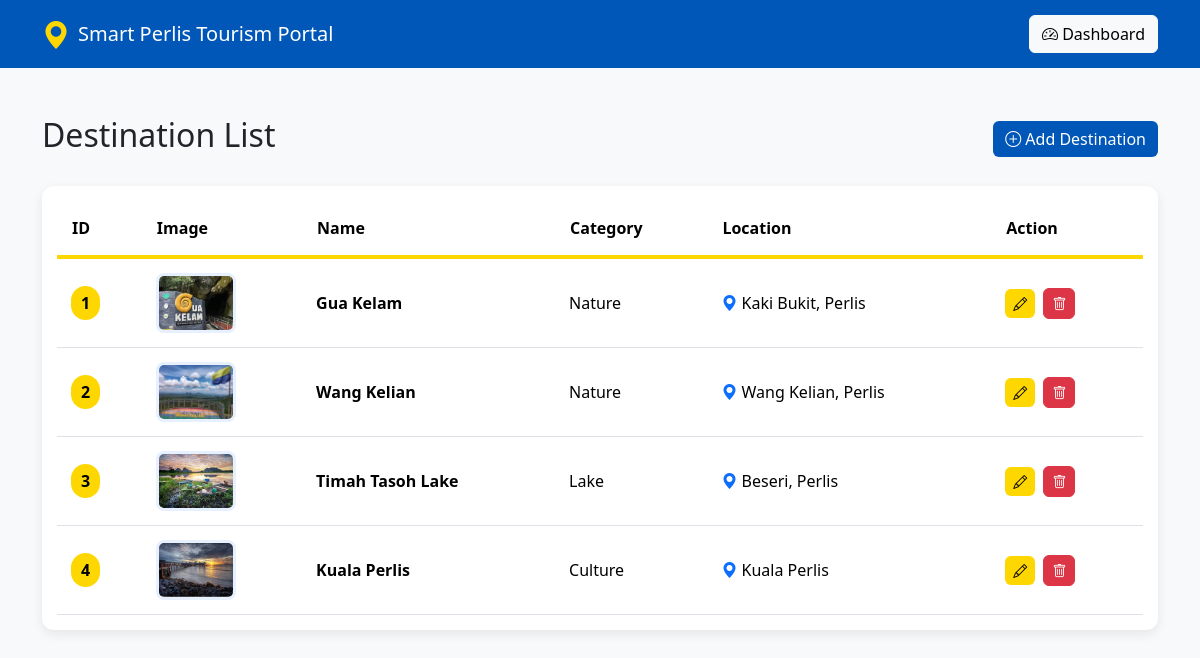
Screenshot of /admin/manage_destination.php (signed in) with the database file from the repository.
### tables this page shows
CREATE TABLE `destinations` (
  `destination_id` int(11) NOT NULL,
  `destination_name` varchar(100) NOT NULL,
  `category` varchar(50) DEFAULT NULL,
  `location` varchar(100) DEFAULT NULL,
  `description` text DEFAULT NULL,
  `image` varchar(255) DEFAULT NULL,
  `created_at` timestamp NOT NULL DEFAULT current_timestamp()
);

### admin/manage_destination.php (the view, shortened to what this page needs)
<?php
include("../config.php");
?>
<!DOCTYPE html>
<html lang="en">
<head>
<link href="https://cdn.jsdelivr.net/npm/bootstrap@5.3.3/dist/css/bootstrap.min.css" rel="stylesheet">
<link href="https://cdn.jsdelivr.net/npm/bootstrap-icons@1.11.3/font/bootstrap-icons.css" rel="stylesheet">
</head>
<body class="bg-light">
<nav class="navbar navbar-dark navbar-blue">
<div class="container">
<a class="navbar-brand d-flex align-items-center gap-2">
<i class="bi bi-geo-alt-fill logo-icon"></i>
<span>
Smart Perlis Tourism Portal
</span>
</a>
<a href="dashboard.php"
class="btn btn-light">
<i class="bi bi-speedometer2"></i>
Dashboard
</a>
</div>
</nav>
<div class="container mt-5">
<div class="d-flex justify-content-between align-items-center mb-4">
<h2>
Destination List
</h2>
<a href="add_destination.php"
class="btn btn-blue">
<i class="bi bi-plus-circle"></i>
Add Destination
</a>
</div>
<div class="table-container">
<table class="table destination-table">
<thead>
<tr>
<th>
ID
</th>
<th>
Image
</th>
<th>
Name
</th>
<th>
Category
</th>
<th>
Location
</th>
<th>
Action
</th>
</tr>
</thead>
<tbody>
<?php
$result = mysqli_query($conn,
"SELECT * FROM destinations"
);
while($row=mysqli_fetch_assoc($result)){
?>
<tr>
<td>
<span class="id-badge">
<?php echo $row['destination_id']; ?>
</span>
</td>
<td>
<img src="../assets/images/<?php echo $row['image']; ?>"
class="destination-image">
</td>
<td>
<strong>
<?php echo $row['destination_name']; ?>
</strong>
</td>
<td>
<?php echo $row['category']; ?>
</td>
<td>
<i class="bi bi-geo-alt-fill text-primary"></i>
<?php echo $row['location']; ?>
</td>
<td>
<a href="edit_destination.php?id=<?php echo $row['destination_id']; ?>"
class="btn btn-yellow btn-sm action-btn">
<i class="bi bi-pencil"></i>
</a>
<a href="manage_destination.php?delete=<?php echo $row['destination_id']; ?>"
class="btn btn-danger btn-sm action-btn"
onclick="return confirm('Delete this destination?')">
<i class="bi bi-trash"></i>
</a>
</td>
</tr>
<?php
}
?>
</tbody>
</table>
</div>
</div>
</body>
</html>

### admin/manage_destination.php (style rules this page uses)
.navbar-blue { background-color: #0057B8; }
.logo-icon { color: #FFD700; font-size: 28px; }
.btn-blue { background-color: #0057B8; color: white; border: none; }
.btn-yellow { background-color: #FFD700; color: #000; border: none; }
.table-container { background-color: white; border-radius: 12px; padding: 15px; box-shadow: 0 4px 12px rgba(0,0,0,0.08); overflow: hidden; }
.destination-table { margin-bottom: 0; }
.destination-table thead { background-color: #0057B8; color: white; }
.destination-table thead th { padding: 15px; border: none; font-weight: 600; }
.destination-table thead tr { border-bottom: 4px solid #FFD700; }
.destination-table tbody td { padding: 14px; vertical-align: middle; }
.destination-table tbody tr:nth-child(even) { background-color: #F0F6FF; }
.destination-table tbody tr:nth-child(odd) { background-color: #FFFFFF; }
.id-badge { background-color: #FFD700; color: #000; padding: 6px 10px; border-radius: 20px; font-weight: bold; }
.destination-image { width: 80px; height: 60px; object-fit: cover; border-radius: 8px; border: 3px solid #E6F0FF; }
.action-btn { border-radius: 6px; margin-right: 4px; }

### rows the page displays
destinations: destination_id "1", image (picture), destination_name "Gua Kelam", category "Nature", location "Kaki Bukit, Perlis"
destinations: destination_id "2", image (picture), destination_name "Wang Kelian", category "Nature", location "Wang Kelian, Perlis"
destinations: destination_id "3", image (picture), destination_name "Timah Tasoh Lake", category "Lake", location "Beseri, Perlis"
destinations: destination_id "4", image (picture), destination_name "Kuala Perlis", category "Culture", location "Kuala Perlis"
